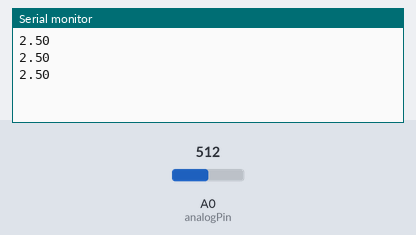
This sketch was run on a simulated Arduino Uno, built with avr-gcc and run on an emulated ATmega328P. On the bench: the last lines printed to the serial monitor. The inputs (shaded band) are chosen by the test bench; at power-on: A0 (analogPin) = 512.

Above: at 1.3 s.
1.4 s: A0 (analogPin) set to 716
At 1.9 s:
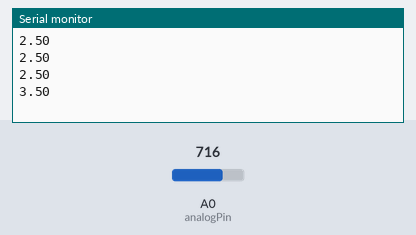
2.9 s: A0 (analogPin) set to 900
At 3.4 s:
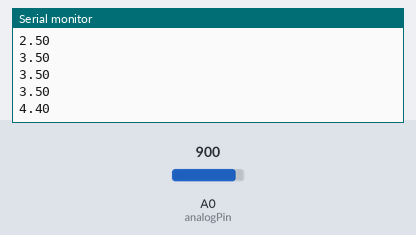
Timing chart, 0 to 5.9 s (numbered marks = the images above; inputs shaded):
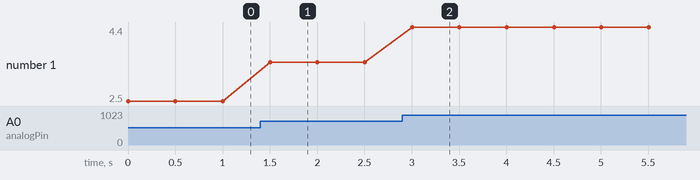

The sketch:

torque-log.ino
```cpp
double presion;
double sensor_value;
int analogPin = A0;

void setup() {
  Serial.begin(9600);

}

void loop() {

  sensor_value = analogRead(analogPin);
  presion = sensor_value*0.00488758553;
  Serial.println(presion);
  delay(500);

}
```

Measured:
- after the input at 1.4 s, the serial monitor: prints a new line after 0.10 s (image 1)
- after the input at 2.9 s, the serial monitor: prints a new line after 0.10 s (image 2)
- plotted number 1: 2.5 → 3.5 after the input at 1.4 s, 3.5 → 4.4 after the input at 2.9 s
